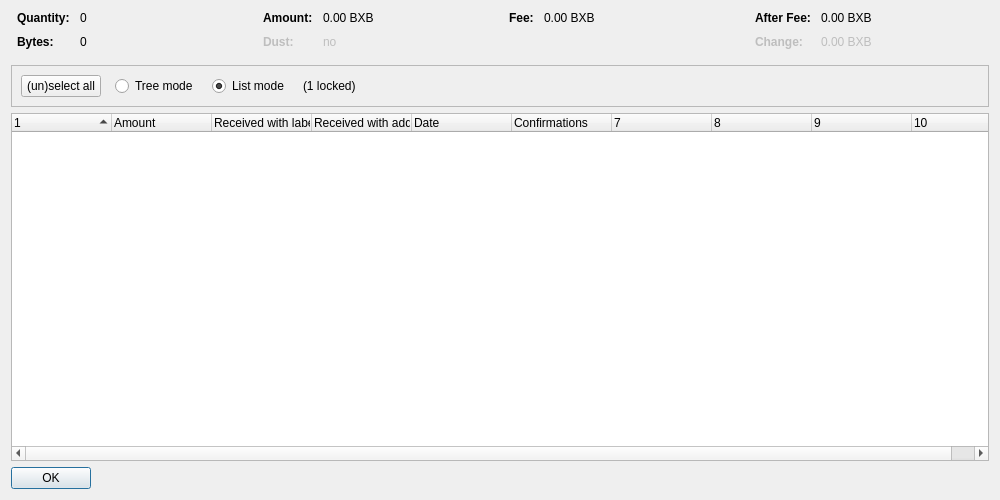
<?xml version="1.0" encoding="UTF-8"?>
<ui version="4.0">
 <class>CoinControlDialog</class>
 <widget class="QDialog" name="CoinControlDialog">
  <property name="geometry">
   <rect>
    <x>0</x>
    <y>0</y>
    <width>1000</width>
    <height>500</height>
   </rect>
  </property>
  <property name="windowTitle">
   <string>Coin Selection</string>
  </property>
  <layout class="QVBoxLayout" name="verticalLayout">
   <item>
    <layout class="QHBoxLayout" name="horizontalLayoutTop" stretch="0,0,0,0">
     <property name="topMargin">
      <number>0</number>
     </property>
     <property name="bottomMargin">
      <number>10</number>
     </property>
     <item>
      <layout class="QFormLayout" name="formLayoutCoinControl1">
       <property name="horizontalSpacing">
        <number>10</number>
       </property>
       <property name="verticalSpacing">
        <number>10</number>
       </property>
       <property name="leftMargin">
        <number>6</number>
       </property>
       <property name="rightMargin">
        <number>6</number>
       </property>
       <item row="0" column="0">
        <widget class="QLabel" name="labelCoinControlQuantityText">
         <property name="font">
          <font>
           <weight>75</weight>
           <bold>true</bold>
          </font>
         </property>
         <property name="text">
          <string>Quantity:</string>
         </property>
        </widget>
       </item>
       <item row="0" column="1">
        <widget class="QLabel" name="labelCoinControlQuantity">
         <property name="cursor">
          <cursorShape>IBeamCursor</cursorShape>
         </property>
         <property name="contextMenuPolicy">
          <enum>Qt::ActionsContextMenu</enum>
         </property>
         <property name="text">
          <string notr="true">0</string>
         </property>
         <property name="textInteractionFlags">
          <set>Qt::LinksAccessibleByMouse|Qt::TextSelectableByKeyboard|Qt::TextSelectableByMouse</set>
         </property>
        </widget>
       </item>
       <item row="1" column="0">
        <widget class="QLabel" name="labelCoinControlBytesText">
         <property name="font">
          <font>
           <weight>75</weight>
           <bold>true</bold>
          </font>
         </property>
         <property name="text">
          <string>Bytes:</string>
         </property>
        </widget>
       </item>
       <item row="1" column="1">
        <widget class="QLabel" name="labelCoinControlBytes">
         <property name="cursor">
          <cursorShape>IBeamCursor</cursorShape>
         </property>
         <property name="contextMenuPolicy">
          <enum>Qt::ActionsContextMenu</enum>
         </property>
         <property name="text">
          <string notr="true">0</string>
         </property>
         <property name="textInteractionFlags">
          <set>Qt::LinksAccessibleByMouse|Qt::TextSelectableByKeyboard|Qt::TextSelectableByMouse</set>
         </property>
        </widget>
       </item>
      </layout>
     </item>
     <item>
      <layout class="QFormLayout" name="formLayoutCoinControl2">
       <property name="horizontalSpacing">
        <number>10</number>
       </property>
       <property name="verticalSpacing">
        <number>10</number>
       </property>
       <property name="leftMargin">
        <number>6</number>
       </property>
       <property name="rightMargin">
        <number>6</number>
       </property>
       <item row="0" column="0">
        <widget class="QLabel" name="labelCoinControlAmountText">
         <property name="font">
          <font>
           <weight>75</weight>
           <bold>true</bold>
          </font>
         </property>
         <property name="text">
          <string>Amount:</string>
         </property>
        </widget>
       </item>
       <item row="0" column="1">
        <widget class="QLabel" name="labelCoinControlAmount">
         <property name="cursor">
          <cursorShape>IBeamCursor</cursorShape>
         </property>
         <property name="contextMenuPolicy">
          <enum>Qt::ActionsContextMenu</enum>
         </property>
         <property name="text">
          <string notr="true">0.00 BXB</string>
         </property>
         <property name="textInteractionFlags">
          <set>Qt::LinksAccessibleByMouse|Qt::TextSelectableByKeyboard|Qt::TextSelectableByMouse</set>
         </property>
        </widget>
       </item>
       <item row="1" column="0">
        <widget class="QLabel" name="labelCoinControlLowOutputText">
         <property name="enabled">
          <bool>false</bool>
         </property>
         <property name="font">
          <font>
           <weight>75</weight>
           <bold>true</bold>
          </font>
         </property>
         <property name="text">
          <string>Dust:</string>
         </property>
        </widget>
       </item>
       <item row="1" column="1">
        <widget class="QLabel" name="labelCoinControlLowOutput">
         <property name="enabled">
          <bool>false</bool>
         </property>
         <property name="cursor">
          <cursorShape>IBeamCursor</cursorShape>
         </property>
         <property name="contextMenuPolicy">
          <enum>Qt::ActionsContextMenu</enum>
         </property>
         <property name="text">
          <string notr="true">no</string>
         </property>
         <property name="textInteractionFlags">
          <set>Qt::LinksAccessibleByMouse|Qt::TextSelectableByKeyboard|Qt::TextSelectableByMouse</set>
         </property>
        </widget>
       </item>
      </layout>
     </item>
     <item>
      <layout class="QFormLayout" name="formLayoutCoinControl3">
       <property name="horizontalSpacing">
        <number>10</number>
       </property>
       <property name="verticalSpacing">
        <number>10</number>
       </property>
       <property name="leftMargin">
        <number>6</number>
       </property>
       <property name="rightMargin">
        <number>6</number>
       </property>
       <item row="0" column="0">
        <widget class="QLabel" name="labelCoinControlFeeText">
         <property name="font">
          <font>
           <weight>75</weight>
           <bold>true</bold>
          </font>
         </property>
         <property name="text">
          <string>Fee:</string>
         </property>
        </widget>
       </item>
       <item row="0" column="1">
        <widget class="QLabel" name="labelCoinControlFee">
         <property name="cursor">
          <cursorShape>IBeamCursor</cursorShape>
         </property>
         <property name="contextMenuPolicy">
          <enum>Qt::ActionsContextMenu</enum>
         </property>
         <property name="text">
          <string notr="true">0.00 BXB</string>
         </property>
         <property name="textInteractionFlags">
          <set>Qt::LinksAccessibleByMouse|Qt::TextSelectableByKeyboard|Qt::TextSelectableByMouse</set>
         </property>
        </widget>
       </item>
      </layout>
     </item>
     <item>
      <layout class="QFormLayout" name="formLayoutCoinControl4">
       <property name="horizontalSpacing">
        <number>10</number>
       </property>
       <property name="verticalSpacing">
        <number>10</number>
       </property>
       <property name="leftMargin">
        <number>6</number>
       </property>
       <property name="rightMargin">
        <number>6</number>
       </property>
       <item row="0" column="0">
        <widget class="QLabel" name="labelCoinControlAfterFeeText">
         <property name="font">
          <font>
           <weight>75</weight>
           <bold>true</bold>
          </font>
         </property>
         <property name="text">
          <string>After Fee:</string>
         </property>
        </widget>
       </item>
       <item row="0" column="1">
        <widget class="QLabel" name="labelCoinControlAfterFee">
         <property name="cursor">
          <cursorShape>IBeamCursor</cursorShape>
         </property>
         <property name="contextMenuPolicy">
          <enum>Qt::ActionsContextMenu</enum>
         </property>
         <property name="text">
          <string notr="true">0.00 BXB</string>
         </property>
         <property name="textInteractionFlags">
          <set>Qt::LinksAccessibleByMouse|Qt::TextSelectableByKeyboard|Qt::TextSelectableByMouse</set>
         </property>
        </widget>
       </item>
       <item row="1" column="0">
        <widget class="QLabel" name="labelCoinControlChangeText">
         <property name="enabled">
          <bool>false</bool>
         </property>
         <property name="font">
          <font>
           <weight>75</weight>
           <bold>true</bold>
          </font>
         </property>
         <property name="text">
          <string>Change:</string>
         </property>
        </widget>
       </item>
       <item row="1" column="1">
        <widget class="QLabel" name="labelCoinControlChange">
         <property name="enabled">
          <bool>false</bool>
         </property>
         <property name="cursor">
          <cursorShape>IBeamCursor</cursorShape>
         </property>
         <property name="contextMenuPolicy">
          <enum>Qt::ActionsContextMenu</enum>
         </property>
         <property name="text">
          <string notr="true">0.00 BXB</string>
         </property>
         <property name="textInteractionFlags">
          <set>Qt::LinksAccessibleByMouse|Qt::TextSelectableByKeyboard|Qt::TextSelectableByMouse</set>
         </property>
        </widget>
       </item>
      </layout>
     </item>
    </layout>
   </item>
   <item>
    <widget class="QFrame" name="frame">
     <property name="minimumSize">
      <size>
       <width>0</width>
       <height>40</height>
      </size>
     </property>
     <property name="frameShape">
      <enum>QFrame::StyledPanel</enum>
     </property>
     <property name="frameShadow">
      <enum>QFrame::Sunken</enum>
     </property>
     <layout class="QHBoxLayout" name="horizontalLayout">
      <item>
       <layout class="QHBoxLayout" name="horizontalLayoutPanel" stretch="0,0,0,0,0">
        <property name="spacing">
         <number>14</number>
        </property>
        <item>
         <widget class="QPushButton" name="pushButtonSelectAll">
          <property name="sizePolicy">
           <sizepolicy hsizetype="Maximum" vsizetype="Fixed">
            <horstretch>0</horstretch>
            <verstretch>0</verstretch>
           </sizepolicy>
          </property>
          <property name="text">
           <string>(un)select all</string>
          </property>
          <property name="autoDefault">
           <bool>false</bool>
          </property>
         </widget>
        </item>
        <item>
         <widget class="QRadioButton" name="radioTreeMode">
          <property name="sizePolicy">
           <sizepolicy hsizetype="Maximum" vsizetype="Fixed">
            <horstretch>0</horstretch>
            <verstretch>0</verstretch>
           </sizepolicy>
          </property>
          <property name="text">
           <string>Tree mode</string>
          </property>
         </widget>
        </item>
        <item>
         <widget class="QRadioButton" name="radioListMode">
          <property name="sizePolicy">
           <sizepolicy hsizetype="Maximum" vsizetype="Fixed">
            <horstretch>0</horstretch>
            <verstretch>0</verstretch>
           </sizepolicy>
          </property>
          <property name="text">
           <string>List mode</string>
          </property>
          <property name="checked">
           <bool>true</bool>
          </property>
         </widget>
        </item>
        <item>
         <widget class="QLabel" name="labelLocked">
          <property name="text">
           <string notr="true">(1 locked)</string>
          </property>
         </widget>
        </item>
        <item>
         <spacer name="horizontalSpacer">
          <property name="orientation">
           <enum>Qt::Horizontal</enum>
          </property>
          <property name="sizeHint" stdset="0">
           <size>
            <width>40</width>
            <height>20</height>
           </size>
          </property>
         </spacer>
        </item>
       </layout>
      </item>
     </layout>
    </widget>
   </item>
   <item>
    <widget class="CoinControlTreeWidget" name="treeWidget">
     <property name="contextMenuPolicy">
      <enum>Qt::CustomContextMenu</enum>
     </property>
     <property name="sortingEnabled">
      <bool>false</bool>
     </property>
     <property name="columnCount">
      <number>10</number>
     </property>
     <attribute name="headerShowSortIndicator" stdset="0">
      <bool>true</bool>
     </attribute>
     <attribute name="headerStretchLastSection">
      <bool>false</bool>
     </attribute>
     <column>
      <property name="text">
       <string/>
      </property>
     </column>
     <column>
      <property name="text">
       <string>Amount</string>
      </property>
     </column>
     <column>
      <property name="text">
       <string>Received with label</string>
      </property>
     </column>
     <column>
      <property name="text">
       <string>Received with address</string>
      </property>
     </column>
     <column>
      <property name="text">
       <string>Date</string>
      </property>
     </column>
     <column>
      <property name="text">
       <string>Confirmations</string>
      </property>
      <property name="toolTip">
       <string>Confirmed</string>
      </property>
     </column>
     <column>
      <property name="text">
       <string/>
      </property>
     </column>
     <column>
      <property name="text">
       <string/>
      </property>
     </column>
     <column>
      <property name="text">
       <string/>
      </property>
     </column>
     <column>
      <property name="text">
       <string/>
      </property>
     </column>
    </widget>
   </item>
   <item>
    <widget class="QDialogButtonBox" name="buttonBox">
     <property name="sizePolicy">
      <sizepolicy hsizetype="Maximum" vsizetype="Fixed">
       <horstretch>0</horstretch>
       <verstretch>0</verstretch>
      </sizepolicy>
     </property>
     <property name="orientation">
      <enum>Qt::Horizontal</enum>
     </property>
     <property name="standardButtons">
      <set>QDialogButtonBox::Ok</set>
     </property>
    </widget>
   </item>
  </layout>
 </widget>
 <customwidgets>
  <customwidget>
   <class>CoinControlTreeWidget</class>
   <extends>QTreeWidget</extends>
   <header>coincontroltreewidget.h</header>
  </customwidget>
 </customwidgets>
 <resources/>
 <connections/>
</ui>
